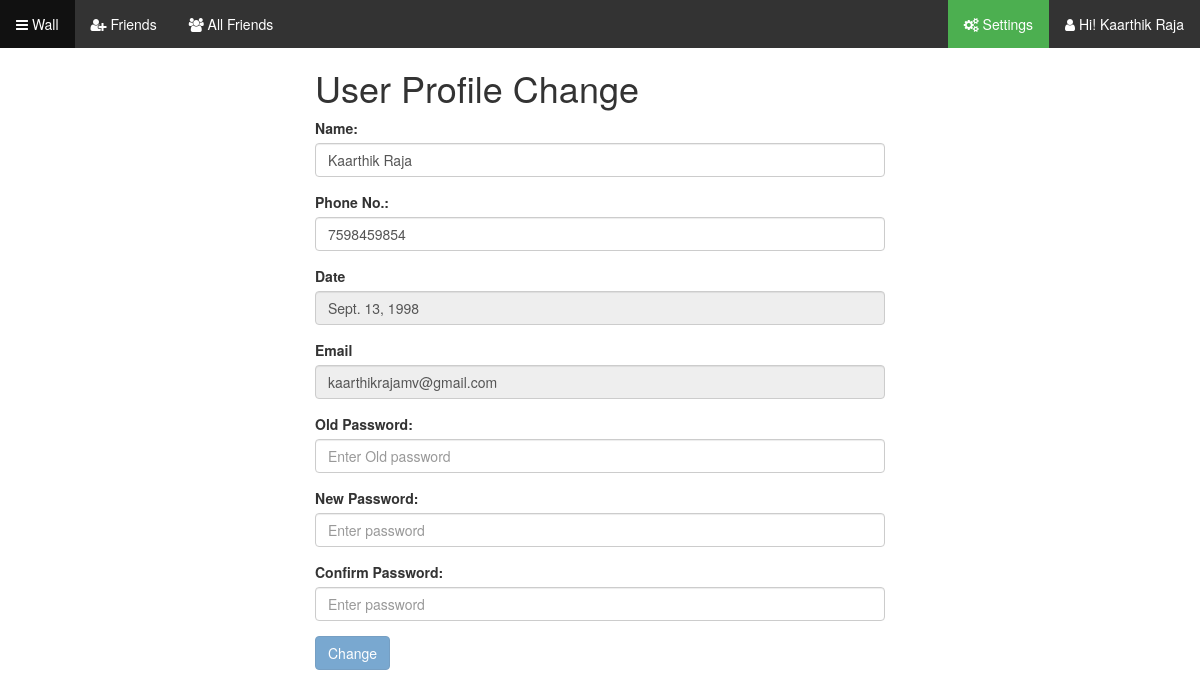
The app's page /wall/settings/ (signed in), older data.
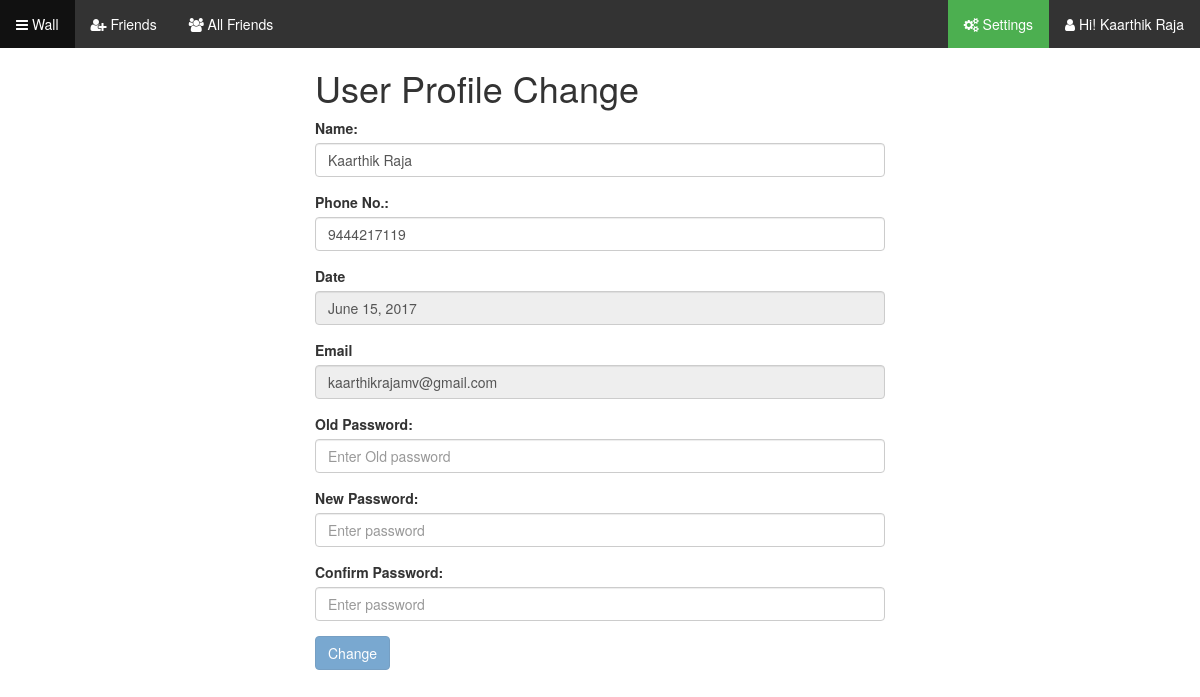
The same page, newer data.
### login/models.py (models this page shows, shortened)
class User(models.Model):
	firstName = models.CharField(max_length=20)
	emailId = models.EmailField(max_length=30, primary_key = True)
	password = models.CharField(max_length=20)
	dob = models.DateField(blank=True)
	proficPic = models.ImageField(blank=True)
	phoneNumber = models.CharField(max_length=10)

### post/views.py (the view)
def settings(request):
	user = User.objects.get(emailId=str(request.session['email']))
	context={
		'user':user
	}
	return render(request,'post/settings.html',context)

### post/templates/post/settings.html (shortened to what this page needs)
<!DOCTYPE html>
<html>
<head>
<link rel="stylesheet" type="text/css" href="https://maxcdn.bootstrapcdn.com/bootstrap/3.3.7/css/bootstrap.min.css">
<link rel="stylesheet" href="https://maxcdn.bootstrapcdn.com/font-awesome/4.7.0/css/font-awesome.min.css">
</head>
<body>
<div ng-app="myApp" >
<ul class="topnav">
  <li class="right"><a href="#">
    <i class="fa fa-user" aria-hidden="true"></i>
    <span> Hi! {{user.firstName}}</span>
  </a></li>
  <li><a  href="#Wall">
      <i class="fa fa-bars" aria-hidden="true"></i>
      <span class="hidden-xs"> Wall</span>
  </a></li>
  <li><a href="#Friends">
      <span class="fa fa-user-plus" aria-hidden="true"></span>
      <span class="hidden-xs" > Friends</span>
  </a></li>
  <li><a  href="#All_Friends">
      <i class="fa fa-users" aria-hidden="true"></i>
      <span class="hidden-xs" >  All Friends</span>
  </a></li>
    <li class="right "><a class="active" href="#Settings">
      <i class="fa fa-cogs" aria-hidden="true"></i>
      <span class="hidden-xs" >  Settings</span>
  </a></li>
</ul>
  <form action='wall/checker/' method='post' class="sign">
    <div class="col-lg-3 col-sm-2 xs-hidden">
    </div>
    <div class=" col-lg-6 col-sm-8 " >
          <h1>User Profile Change</h1>
          <div class="form-group">
            <label>Name:</label>
            <input type="text" class="form-control" name="name" id="name" placeholder="Enter Name" onblur="namecheck()" onchange="submit()" value="{{user.firstName}}">
          </div>
          <div class="form-group">
            <label for="rollno">Phone No.:</label>
            <input type="text" class="form-control" name="phoneno" id="phoneno" placeholder="Enter Phone no" onblur="phonecheck()" onchange="submit()" value="{{user.phoneNumber}}">
          </div>
          <div class="form-group">
            <label for="date">Date</label>
            <input type="text" class="form-control" name="bdate" id="bdate" placeholder="yyyy-mm-dd" onblur="bdatecheck()" onchange="submit()" value="{{user.dob}}" disabled="true">
          </div>
          <div class="form-group">
            <label for="mail">Email</label>
            <input type="text" class="form-control" name="mail" id="mail" placeholder="yyyy-mm-dd"  onchange="submit()" disabled="true" value="{{user.emailId}}">
          </div>
          <div class="form-group">
            <label for="opwd">Old Password:</label>
            <input type="password" class="form-control" name="opwd" id="opwd" placeholder="Enter Old password" onblur="opwdcheck()" onchange="submit();">
          </div>
          <div class="form-group">
            <label for="pwd">New Password:</label>
            <input type="password" class="form-control" name="pwd" id="pwd" placeholder="Enter password" onblur="pwdcheck()" onchange="submit();">
          </div>
          <div class="form-group">
            <label for="conpwd">Confirm Password:</label>
            <input type="password" class="form-control" id="conpwd" placeholder="Enter password" onblur="conpwdcheck()" onchange="submit()">
          </div>
          <div class="form-group"  onmouseover="submit()">
            <button type="submit" class="btn btn-primary" disabled onclick="submit1()" id="submit">Change</button>
          </div>
    </div>
  </form>
</div>
</body>
</html>

Row changes from the older to the newer data that the page shows:
changed User "Kaarthik Raja": phoneno "7598459854" → "9444217119"; bdate "Sept. 13, 1998" → "June 15, 2017"
